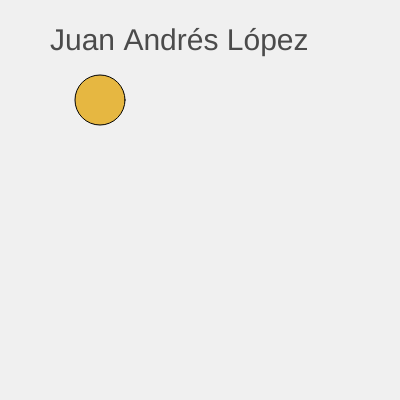
Frame 1 (no input)
Frame 60 (no input): identical to frame 1, image omitted
Frame 120 (the mouse pressed at the canvas centre since frame 60): identical to frame 1, image omitted

The p5.js sketch that drew this single still picture (run headless with seeded random() and noise() and a simulated clock; from frame 60 on, the mouse is pressed at the canvas centre):

// p5.js sketch
// ── sketch.js
function setup() {
  createCanvas(400, 400);
}

function draw() {
  background(240);
  fill(75);
  textSize(30);
  text("Juan Andrés López", 50, 50);

  fill(230, 183, 65);
  ellipse(100, 100, 50, 50);
}
